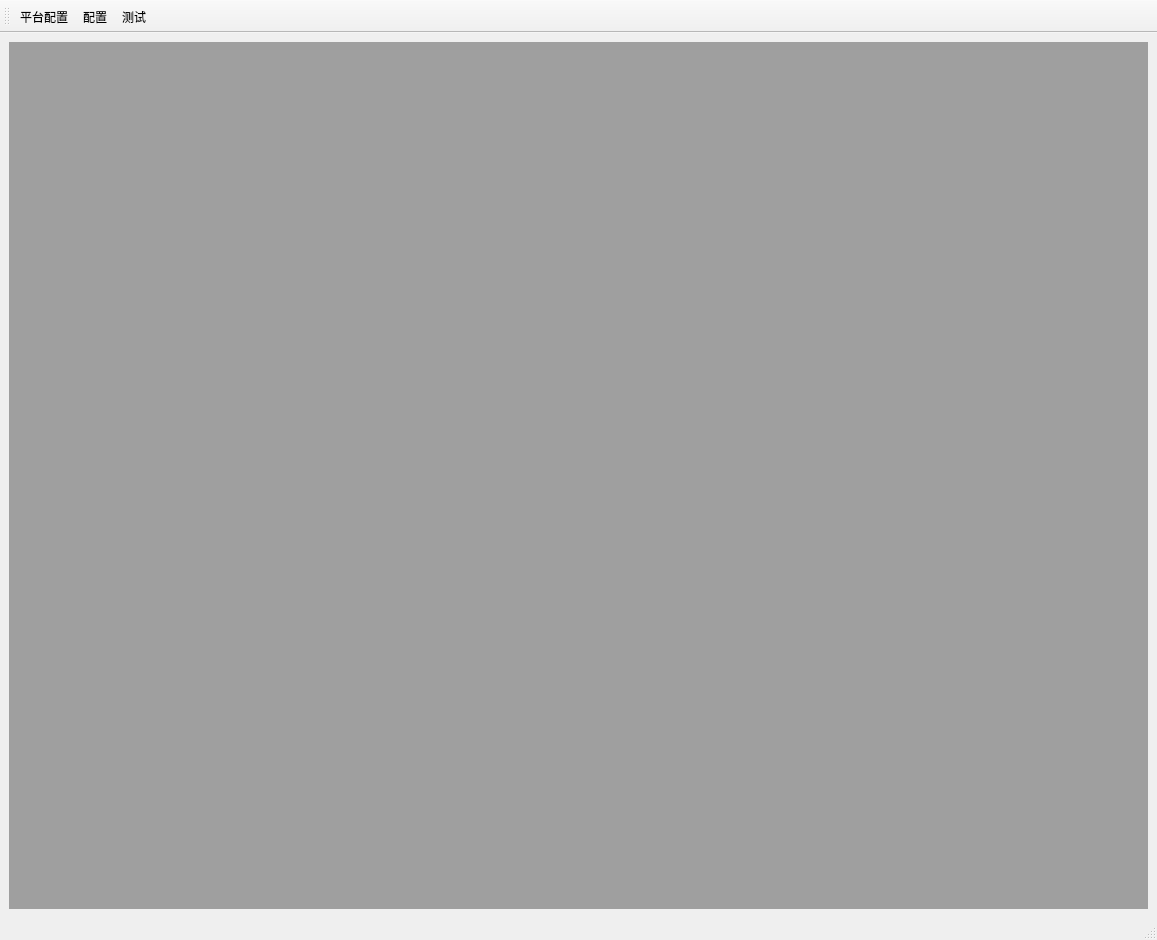
<?xml version="1.0" encoding="UTF-8"?>
<ui version="4.0">
 <class>AutoPrt</class>
 <widget class="QMainWindow" name="AutoPrt">
  <property name="geometry">
   <rect>
    <x>0</x>
    <y>0</y>
    <width>1157</width>
    <height>940</height>
   </rect>
  </property>
  <property name="sizePolicy">
   <sizepolicy hsizetype="Preferred" vsizetype="Preferred">
    <horstretch>0</horstretch>
    <verstretch>0</verstretch>
   </sizepolicy>
  </property>
  <property name="windowTitle">
   <string>LS自动化工具</string>
  </property>
  <widget class="QWidget" name="centralwidget">
   <property name="sizePolicy">
    <sizepolicy hsizetype="Preferred" vsizetype="Preferred">
     <horstretch>4</horstretch>
     <verstretch>0</verstretch>
    </sizepolicy>
   </property>
   <layout class="QVBoxLayout" name="verticalLayout">
    <item>
     <widget class="QMdiArea" name="mdiArea">
      <property name="sizePolicy">
       <sizepolicy hsizetype="Preferred" vsizetype="Preferred">
        <horstretch>0</horstretch>
        <verstretch>0</verstretch>
       </sizepolicy>
      </property>
     </widget>
    </item>
   </layout>
  </widget>
  <widget class="QMenuBar" name="menubar">
   <property name="geometry">
    <rect>
     <x>0</x>
     <y>0</y>
     <width>1157</width>
     <height>23</height>
    </rect>
   </property>
   <property name="defaultUp">
    <bool>false</bool>
   </property>
   <property name="nativeMenuBar">
    <bool>false</bool>
   </property>
  </widget>
  <widget class="QStatusBar" name="statusbar"/>
  <widget class="QToolBar" name="toolBar">
   <property name="sizePolicy">
    <sizepolicy hsizetype="Preferred" vsizetype="Expanding">
     <horstretch>0</horstretch>
     <verstretch>0</verstretch>
    </sizepolicy>
   </property>
   <property name="windowTitle">
    <string>toolBar</string>
   </property>
   <attribute name="toolBarArea">
    <enum>TopToolBarArea</enum>
   </attribute>
   <attribute name="toolBarBreak">
    <bool>false</bool>
   </attribute>
   <addaction name="actPlatformConfig"/>
   <addaction name="actMultiConfig"/>
   <addaction name="actMultiTest"/>
  </widget>
  <action name="actMultiConfig">
   <property name="text">
    <string>配置</string>
   </property>
  </action>
  <action name="actMultiTest">
   <property name="text">
    <string>测试</string>
   </property>
  </action>
  <action name="actPlatformConfig">
   <property name="text">
    <string>平台配置</string>
   </property>
  </action>
  <action name="actiontest">
   <property name="text">
    <string>示例配置</string>
   </property>
  </action>
  <action name="actionyuan">
   <property name="text">
    <string>FTP配置</string>
   </property>
  </action>
 </widget>
 <resources/>
 <connections/>
</ui>
